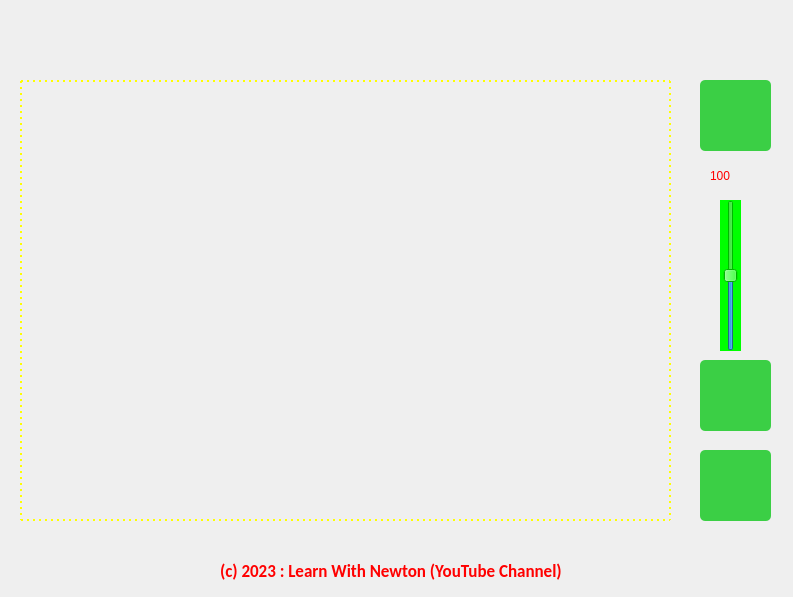
<?xml version="1.0" encoding="UTF-8"?>
<ui version="4.0">
 <class>MainWindow</class>
 <widget class="QMainWindow" name="MainWindow">
  <property name="geometry">
   <rect>
    <x>0</x>
    <y>0</y>
    <width>793</width>
    <height>597</height>
   </rect>
  </property>
  <property name="windowTitle">
   <string>MainWindow</string>
  </property>
  <widget class="QWidget" name="centralwidget">
   <widget class="QLabel" name="Canvas">
    <property name="geometry">
     <rect>
      <x>0</x>
      <y>0</y>
      <width>800</width>
      <height>600</height>
     </rect>
    </property>
    <property name="text">
     <string/>
    </property>
    <property name="pixmap">
     <pixmap>flat tech textured wall.jpg</pixmap>
    </property>
    <property name="scaledContents">
     <bool>true</bool>
    </property>
   </widget>
   <widget class="QPushButton" name="Monitoring">
    <property name="geometry">
     <rect>
      <x>700</x>
      <y>80</y>
      <width>71</width>
      <height>71</height>
     </rect>
    </property>
    <property name="styleSheet">
     <string notr="true">QPushButton#Monitoring{
background-color:rgb(59, 207, 69);
border-radius:5px;
}

QPushButton#Monitoring:hover{
background-color: rgb(255, 39, 39);

}</string>
    </property>
    <property name="text">
     <string/>
    </property>
    <property name="icon">
     <iconset>
      <normaloff>futuristic logo for tech company.jpg</normaloff>futuristic logo for tech company.jpg</iconset>
    </property>
    <property name="iconSize">
     <size>
      <width>64</width>
      <height>64</height>
     </size>
    </property>
   </widget>
   <widget class="QPushButton" name="Volume">
    <property name="geometry">
     <rect>
      <x>700</x>
      <y>360</y>
      <width>71</width>
      <height>71</height>
     </rect>
    </property>
    <property name="styleSheet">
     <string notr="true">QPushButton#Volume{
background-color:rgb(59, 207, 69);
border-radius:5px;
}

QPushButton#Volume:hover{
background-color: rgb(255, 39, 39);

}</string>
    </property>
    <property name="text">
     <string/>
    </property>
    <property name="icon">
     <iconset>
      <normaloff>website of smart speaker apps.jpg</normaloff>website of smart speaker apps.jpg</iconset>
    </property>
    <property name="iconSize">
     <size>
      <width>64</width>
      <height>128</height>
     </size>
    </property>
   </widget>
   <widget class="QPushButton" name="Exit">
    <property name="geometry">
     <rect>
      <x>700</x>
      <y>450</y>
      <width>71</width>
      <height>71</height>
     </rect>
    </property>
    <property name="styleSheet">
     <string notr="true">QPushButton#Exit{
background-color:rgb(59, 207, 69);
border-radius:5px;
}

QPushButton#Exit:hover{
background-color: rgb(255, 39, 39);

}</string>
    </property>
    <property name="text">
     <string/>
    </property>
    <property name="icon">
     <iconset>
      <normaloff>A BRAND LOGO icon calld ''M group''.jpg</normaloff>A BRAND LOGO icon calld ''M group''.jpg</iconset>
    </property>
    <property name="iconSize">
     <size>
      <width>64</width>
      <height>64</height>
     </size>
    </property>
   </widget>
   <widget class="QLabel" name="volumeLevel">
    <property name="geometry">
     <rect>
      <x>710</x>
      <y>160</y>
      <width>31</width>
      <height>31</height>
     </rect>
    </property>
    <property name="styleSheet">
     <string notr="true">color: rgb(255, 0, 0);
font: 75 14pt &quot;MS Shell Dlg 2&quot;;</string>
    </property>
    <property name="text">
     <string>100</string>
    </property>
   </widget>
   <widget class="QSlider" name="volumeSlider">
    <property name="geometry">
     <rect>
      <x>720</x>
      <y>200</y>
      <width>21</width>
      <height>151</height>
     </rect>
    </property>
    <property name="autoFillBackground">
     <bool>false</bool>
    </property>
    <property name="styleSheet">
     <string notr="true">background-color: rgb(0, 255, 0);</string>
    </property>
    <property name="maximum">
     <number>100</number>
    </property>
    <property name="pageStep">
     <number>5</number>
    </property>
    <property name="sliderPosition">
     <number>50</number>
    </property>
    <property name="orientation">
     <enum>Qt::Vertical</enum>
    </property>
   </widget>
   <widget class="QLabel" name="Screen">
    <property name="geometry">
     <rect>
      <x>20</x>
      <y>80</y>
      <width>651</width>
      <height>441</height>
     </rect>
    </property>
    <property name="styleSheet">
     <string notr="true">
border:2px dotted yellow;</string>
    </property>
    <property name="text">
     <string/>
    </property>
    <property name="scaledContents">
     <bool>true</bool>
    </property>
   </widget>
   <widget class="QLabel" name="label">
    <property name="geometry">
     <rect>
      <x>220</x>
      <y>560</y>
      <width>351</width>
      <height>21</height>
     </rect>
    </property>
    <property name="font">
     <font>
      <family>Calibri</family>
      <pointsize>13</pointsize>
      <weight>75</weight>
      <bold>true</bold>
      <kerning>true</kerning>
     </font>
    </property>
    <property name="styleSheet">
     <string notr="true">color: rgb(255, 0, 0);</string>
    </property>
    <property name="frameShadow">
     <enum>QFrame::Raised</enum>
    </property>
    <property name="text">
     <string>(c) 2023 : Learn With Newton (YouTube Channel)</string>
    </property>
    <property name="textFormat">
     <enum>Qt::PlainText</enum>
    </property>
   </widget>
  </widget>
 </widget>
 <resources/>
 <connections/>
</ui>
